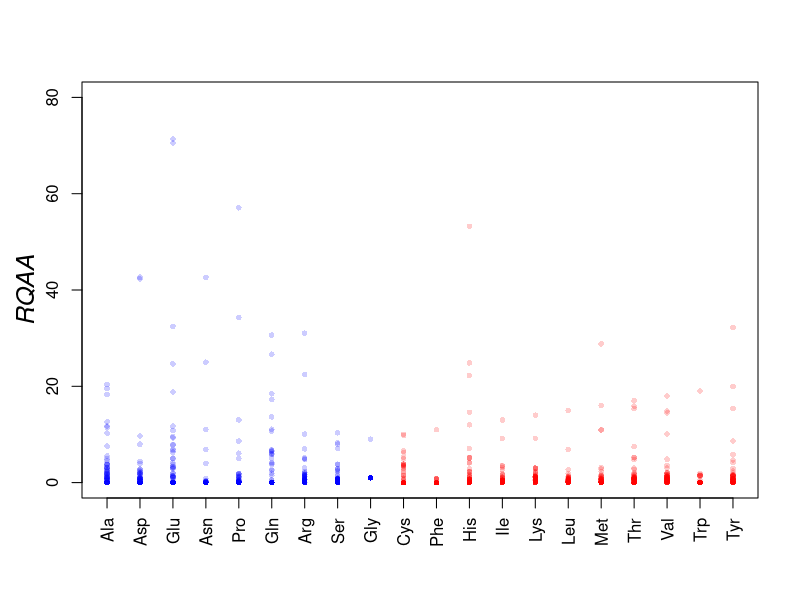

The R source for this figure:
library(scales)
setwd("<specify_here_the_path_where_you_put_dataFigure1.csv_file>")

plot.aminodist <- function(x,labels,color,df,size,alpha) 
{
  n <- length(colnames(df))
  y <- df[,1]
  plot(x,y,pch=16,cex=size,xaxt='n',xlab="", ylab="",col=alpha(color,alpha), ylim=c(0.0,80))
  axis(1,at=x,labels=labels,las=2)
  apply(df[,2:n],MARGIN=2,FUN=function(y) {points(x,y,pch=16,cex=size,col=alpha(color,alpha))})
}

data1 <- read.csv("dataFigure1.csv")

plot.aminodist(data1[,1],data1[,2],c(rep('blue',9),rep('red',11)),data1,0.75,0.2)
l2=c(paste0('RQAA'))
mtext(l2, side=2, line=2.2, cex=1.5, font=3)
